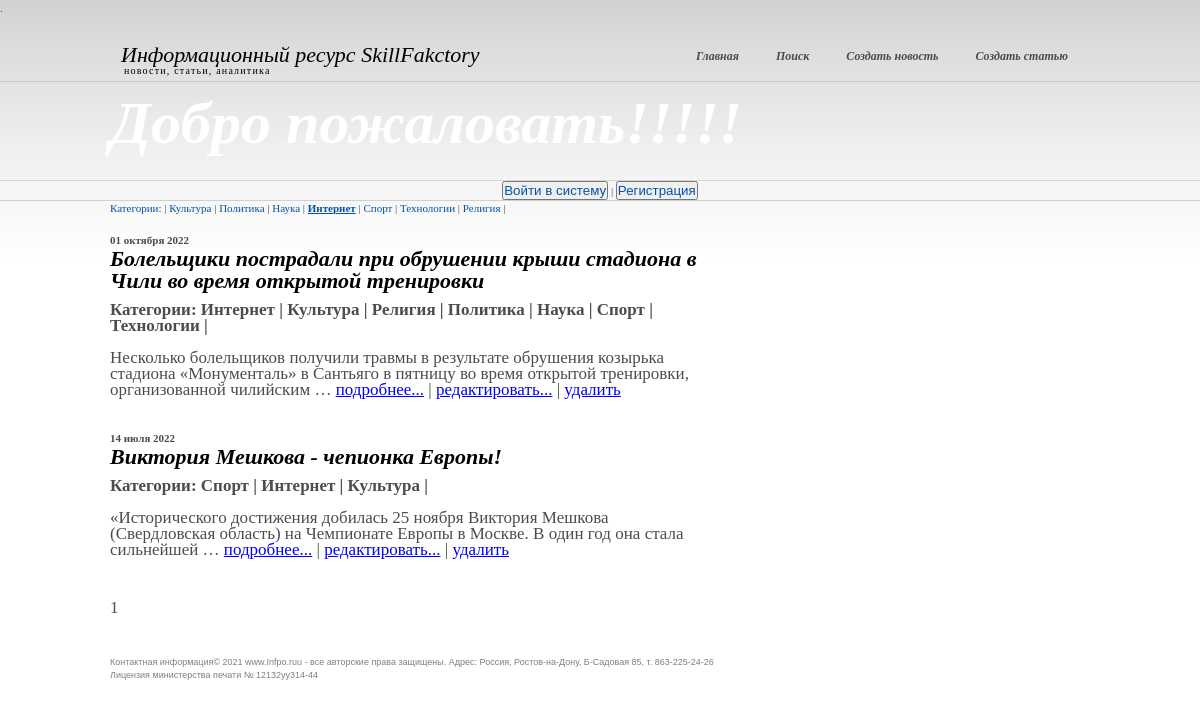
Screenshot of /home/?category=4 with the database file from the repository.
### news/models.py (models this page shows, shortened)
class Category(models.Model):
    name = models.CharField(max_length=255, unique=True)
    subscribers = models.ManyToManyField(settings.AUTH_USER_MODEL, through='SubscribersUsers')  # manytomany relation to the table "User"

class Post(models.Model):
    head_article = models.CharField(max_length=255)  # post`s name
    text_post = models.TextField()  # text
    date = models.DateTimeField(auto_now_add = True)  # date of the post will be added
    type_post = models.CharField(max_length = 20, choices = POSITIONS, default = 'news')  # post`s type : news or article
    sum_rank = models.IntegerField(default = 0)
    id_author = models.ForeignKey('Author', on_delete = models.CASCADE)  # onetomany relation to the table "Author"
    category = models.ManyToManyField('Category', through = PostCategory)  # manytomany relation to the table "Category"

### news/views.py (the view)
class NewsList(ListView):
    model = Post
    ordering = '-date'
    template_name = 'home.html'
    context_object_name = 'news'
    paginate_by = 5
    def get_context_data(self, **kwargs):
        context = super().get_context_data(**kwargs)
        context = super().get_context_data(**kwargs)
        context['get_category'] = Category.objects.all()
        return context
    def get_queryset(self, **kwargs):
        is_private = self.request.GET.get('category', None)
        if is_private:
            queryset = Post.objects.filter(category=is_private).order_by('-date')
        else:
            queryset = super().get_queryset()
        return queryset

### news/templatetags/custom_filters.py (called while the page is built)
@register.filter()
def censor(value):
    if isinstance(value, str):
        a = ['хрен', 'редиска', 'тыква']
        for i in a:
            b = ' '+i[0]+'*' * (len(i)-1)+' '
            value = value.replace(i, b)
    return value

### templates/home.html (shortened to what this page needs)
{% extends 'flatpages/default.html' %}
{% load custom_filters %}
{% block search %}
    {% if request.user.username %}
        <p>Пользователь: {{request.user.username}}&nbsp|&nbsp<a href="/home/sign/logout/">Выйти</a>
        <button> <a href="sign/upgrade/">Стать автором</a> </button>
        </p>
    {% else %}
        <p><button> <a href="/home/accounts/login"> Войти в систему </a></button> | <button> <a href="/home/accounts/signup"> Регистрация </a></button></p>
    {% endif %}
{% endblock search %}
{% block content %}
    <div class="col">
       <div class="post">
           <a href="/home" title="разделы новостей">Категории:</a> |
           {% for c in get_category %}
                <a href="?category={{c.id}}"
                {% if request.GET.category == c.id|title %}
                    class="bold"
                {% endif %}
                >{{ c.name }}</a> |
           {% endfor %}
            <br><br>
           {% for i in news %}
               <h4>{{ i.date|date:'d E Y' }}</h4>
               <h3>{{ i.head_article| censor }}</h3>
               <p>
               <b>Категории:
               {% for v in i.category.all %}
                   {{ v.name }} |
                    {% endfor %}</b>
               <br><br>
                {{ i.text_post|truncatewords:20| censor}}
                <a href="{{ i.id }}">подробнее...</a> |
                <a href="news/{{ i.id }}/update">редактировать...</a> |
                <a href="news/{{ i.id }}/delete">удалить</a>
                </p><br><br>
           {% endfor %}
            <p>
            {{ page_obj.number }}
            </p>
      </div>
    </div>
{% endblock content %}

### static/css/styles.css (style rules this page uses)
* { margin:0; padding:0; outline:0; }
body { font-size:11px; line-height:16px; font-family:Georgia, serif; color:#4c4c4c; background:#fff url(images/body-bg.gif) repeat-x 0 0; }
a { color:#0252aa; text-decoration:none; cursor:pointer; }
.col { float:left; display:inline; width:590px; margin-right:28px; padding-bottom:41px; }
.post h3 { color:#000; font-size:22px; font-style:italic; line-height:22px; }
.post a { text-decoration:none; }
.post .bold { text-decoration:underline; font-weight: bold; }
.post p { font-size:17px; padding-top:10px; }
.post p a { color:blue; text-decoration:underline; }

### rows the page displays
Category: name "Культура"
Category: name "Политика"
Category: name "Наука"
Category: name "Интернет"
Category: name "Спорт"
Category: name "Технологии"
Category: name "Религия"
Post: date "01 октября 2022", head_article|censor "Болельщики пострадали при обрушении крыши стадиона в Чили во время открытой тренировки", text_post|censor "Несколько болельщиков получили травмы в результате обрушения козырька стадиона «Монументаль» в Сантьяго в пятницу во время открытой тренировки, организованной чилийским …"
Post: date "14 июля 2022", head_article|censor "Виктория Мешкова - чепионка Европы!", text_post|censor "«Исторического достижения добилась 25 ноября Виктория Мешкова (Свердловская область) на Чемпионате Европы в Москве. В один год она стала сильнейшей …"

### other values shown
{{ page_obj.number }} "1"
